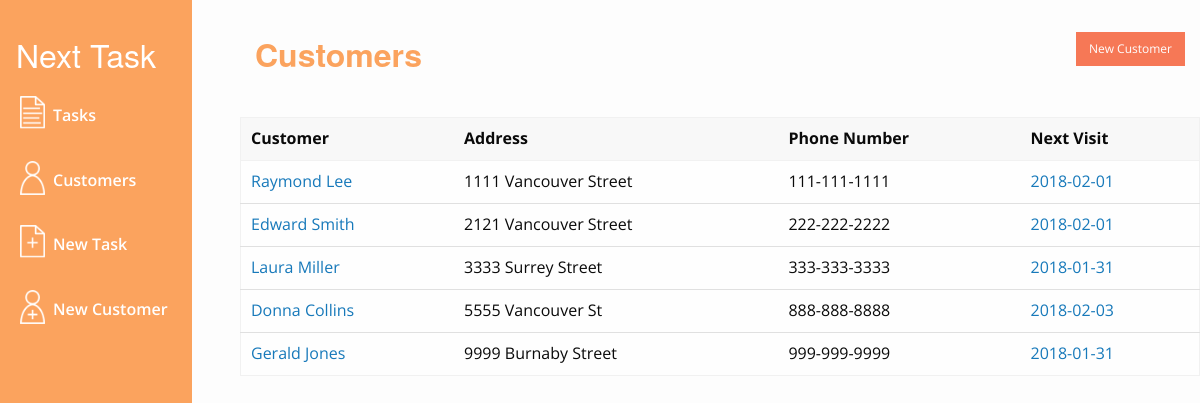
The page /customers.php on the database its author committed.
### tables this page shows
CREATE TABLE `customers` (
  `customerID` int(11) NOT NULL,
  `name` varchar(50) NOT NULL,
  `address` varchar(100) NOT NULL,
  `number` varchar(50) NOT NULL,
  `notes` text NOT NULL
);

CREATE TABLE `tasks` (
  `taskID` int(11) NOT NULL,
  `customerID` int(11) NOT NULL,
  `task` text NOT NULL,
  `visitDate` date NOT NULL,
  `frequency` int(11) NOT NULL,
  `notes` text NOT NULL,
  `completed` tinyint(1) NOT NULL
);

### customers.php (the view)
<?php
include("header.php");
?>
	<div class="grid-container side_menu_offset">
		<div class="grid-x grid-margin-x">
			<div class="small-6 cell">
				<h1>Customers</h1>
			</div>
			<div class="small-6 cell">
				<a href ="new-customer.php" class = 'primary small button table-button'>New Customer</a>
			</div>
		</div>
		<div class="grid-x grid-margin-x">
			<table class = "stack">
				<thead>
					<tr>
						<th>Customer</th>
						<th>Address</th>
						<th>Phone Number</th>
						<th>Next Visit</th>
					</tr>
				</thead>
				<tbody>
					<?php
					$query = "SELECT * FROM customers";
					$result = $conn->query($query);
					if ($result->num_rows > 0) {
						?>
							<?php
							while($row = $result->fetch_assoc()) {
								$customerID = $row["customerID"];
								$name = $row["name"];
								$address = $row["address"];
								$number = $row["number"];
								$tQuery = "SELECT * FROM tasks WHERE customerID LIKE '$customerID' AND completed LIKE false ORDER BY visitDate ASC";
								$tResult = $conn->query($tQuery);
								$tRow = $tResult->fetch_assoc();
								$taskID = $tRow["taskID"];
								$visitDate = $tRow["visitDate"];
								echo "<tr>";
								echo "<td><a href='profile.php?customerID=".$customerID."'>".$name."</a></td>";
								echo "<td>".$address."</td>";
								echo "<td>".$number."</td>";
								echo "<td><a href='task-info.php?taskID=".$taskID."'>".$visitDate."</td>";
								echo "</tr>";
							}
							?>
						<?php
					}
					?>
				</tbody>
			</table>
		</div>
	</div>
<?php
include("footer.php");
?>

### css/app.css (style rules this page uses)
body { background-color: #fdfdfd; font-family: 'Open Sans', sans-serif; }
html, body { height: 100%; }
table { margin-top: 1rem; }
table tbody tr:nth-child(even) { background: none; border-top: solid #e0e0e0 1px; border-bottom: solid #e0e0e0 1px; }
.table-button { float: right; margin-top: 2rem; }
.button.primary { background-color: #F67856; color: #fefefe; }
h1 { margin-top: 2rem; font-size: 2rem; margin-bottom: 1.5rem; color: #FBA35E ; font-weight: 600 }
@media only screen and (max-width: 1680px) { .side_menu_offset { margin-left: 15rem; } }

### rows shown on the page
customers: name "Raymond Lee", address "1111 Vancouver Street", number "111-111-1111", tasks.visitDate "2018-02-01"
customers: name "Edward Smith", address "2121 Vancouver Street", number "222-222-2222", tasks.visitDate "2018-02-01"
customers: name "Laura Miller", address "3333 Surrey Street", number "333-333-3333", tasks.visitDate "2018-01-31"
customers: name "Donna Collins", address "5555 Vancouver St", number "888-888-8888", tasks.visitDate "2018-02-03"
customers: name "Gerald Jones", address "9999 Burnaby Street", number "999-999-9999", tasks.visitDate "2018-01-31"
